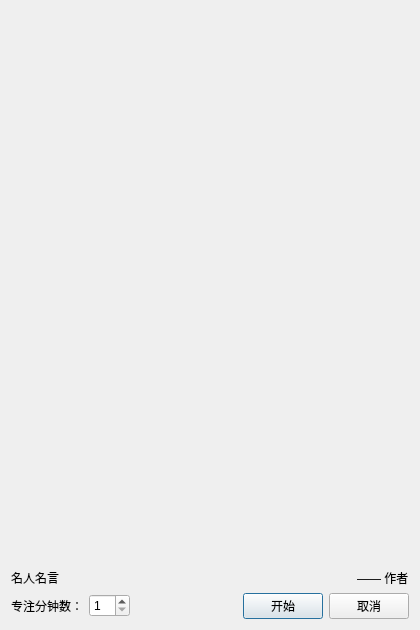
<?xml version="1.0" encoding="UTF-8"?>
<ui version="4.0">
 <class>FocusDialog</class>
 <widget class="QDialog" name="FocusDialog">
  <property name="geometry">
   <rect>
    <x>0</x>
    <y>0</y>
    <width>420</width>
    <height>630</height>
   </rect>
  </property>
  <property name="minimumSize">
   <size>
    <width>420</width>
    <height>630</height>
   </size>
  </property>
  <property name="maximumSize">
   <size>
    <width>420</width>
    <height>630</height>
   </size>
  </property>
  <property name="windowTitle">
   <string>欢迎使用专注模式</string>
  </property>
  <property name="windowIcon">
   <iconset resource="assets.qrc">
    <normaloff>:/assets/tomato.jpg</normaloff>:/assets/tomato.jpg</iconset>
  </property>
  <layout class="QVBoxLayout" name="verticalLayout" stretch="1,0,0">
   <item>
    <layout class="QVBoxLayout" name="progressVBox">
     <item>
      <widget class="QWidget" name="progressContainer" native="true">
       <property name="minimumSize">
        <size>
         <width>200</width>
         <height>200</height>
        </size>
       </property>
      </widget>
     </item>
    </layout>
   </item>
   <item>
    <layout class="QHBoxLayout" name="quoteLayout">
     <item>
      <widget class="QLabel" name="sloganLabel">
       <property name="text">
        <string>名人名言</string>
       </property>
      </widget>
     </item>
     <item>
      <spacer name="quoteSpacer">
       <property name="orientation">
        <enum>Qt::Horizontal</enum>
       </property>
       <property name="sizeHint" stdset="0">
        <size>
         <width>0</width>
         <height>0</height>
        </size>
       </property>
      </spacer>
     </item>
     <item>
      <widget class="QLabel" name="authorLabel">
       <property name="text">
        <string>—— 作者</string>
       </property>
      </widget>
     </item>
    </layout>
   </item>
   <item>
    <layout class="QHBoxLayout" name="controlLayout" stretch="0,0,1,0,0">
     <item>
      <widget class="QLabel" name="setTimeLabel">
       <property name="text">
        <string>专注分钟数：</string>
       </property>
      </widget>
     </item>
     <item>
      <widget class="QSpinBox" name="spinBox">
       <property name="minimum">
        <number>1</number>
       </property>
       <property name="maximum">
        <number>60</number>
       </property>
      </widget>
     </item>
     <item>
      <spacer name="timeSpacer">
       <property name="orientation">
        <enum>Qt::Horizontal</enum>
       </property>
       <property name="sizeHint" stdset="0">
        <size>
         <width>0</width>
         <height>0</height>
        </size>
       </property>
      </spacer>
     </item>
     <item>
      <widget class="QPushButton" name="beginBtn">
       <property name="text">
        <string>开始</string>
       </property>
      </widget>
     </item>
     <item>
      <widget class="QPushButton" name="cancelBtn">
       <property name="text">
        <string>取消</string>
       </property>
      </widget>
     </item>
    </layout>
   </item>
  </layout>
 </widget>
 <resources>
  <include location="assets.qrc"/>
 </resources>
 <connections/>
</ui>
